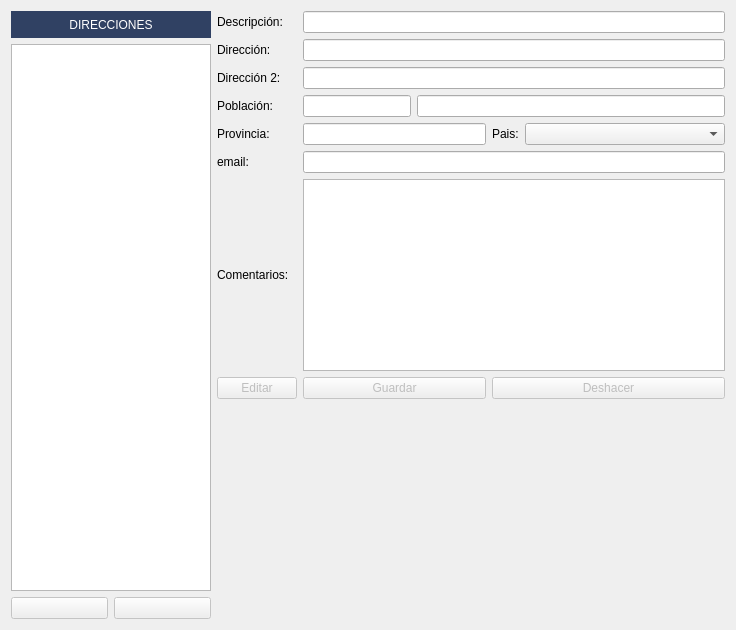
         <widget class="QWidget" name="tab_2">
          <property name="styleSheet">
           <string notr="true"/>
          </property>
          <attribute name="title">
           <string>direcciones alternativas</string>
          </attribute>
          <layout class="QGridLayout" name="gridLayout">
           <item row="1" column="0" rowspan="2" colspan="2">
            <widget class="QListView" name="lista_direccionesAlternativas">
             <property name="maximumSize">
              <size>
               <width>200</width>
               <height>16777215</height>
              </size>
             </property>
             <property name="alternatingRowColors">
              <bool>true</bool>
             </property>
             <property name="selectionBehavior">
              <enum>QAbstractItemView::SelectRows</enum>
             </property>
            </widget>
           </item>
           <item row="3" column="1">
            <widget class="QPushButton" name="btnBorrardireccion">
             <property name="enabled">
              <bool>false</bool>
             </property>
             <property name="toolTip">
              <string>Borrar una dirección alternativa</string>
             </property>
             <property name="text">
              <string/>
             </property>
             <property name="icon">
              <iconset resource="../maya.qrc">
               <normaloff>:/Icons/PNG/Delete.png</normaloff>:/Icons/PNG/Delete.png</iconset>
             </property>
             <property name="iconSize">
              <size>
               <width>16</width>
               <height>16</height>
              </size>
             </property>
            </widget>
           </item>
           <item row="3" column="0">
            <widget class="QPushButton" name="btnAnadirdireccion">
             <property name="enabled">
              <bool>false</bool>
             </property>
             <property name="toolTip">
              <string>Añadir nueva dirección alternativa</string>
             </property>
             <property name="text">
              <string/>
             </property>
             <property name="icon">
              <iconset resource="../maya.qrc">
               <normaloff>:/Icons/PNG/add.png</normaloff>:/Icons/PNG/add.png</iconset>
             </property>
             <property name="iconSize">
              <size>
               <width>16</width>
               <height>16</height>
              </size>
             </property>
            </widget>
           </item>
           <item row="2" column="2">
            <spacer name="verticalSpacer">
             <property name="orientation">
              <enum>Qt::Vertical</enum>
             </property>
             <property name="sizeHint" stdset="0">
              <size>
               <width>20</width>
               <height>40</height>
              </size>
             </property>
            </spacer>
           </item>
           <item row="0" column="2" rowspan="2">
            <layout class="QGridLayout" name="gridLayout_4">
             <item row="5" column="1" colspan="4">
              <widget class="QLineEdit" name="txtemail_alternativa"/>
             </item>
             <item row="2" column="1" colspan="4">
              <widget class="QLineEdit" name="txtdireccion1Alternativa2"/>
             </item>
             <item row="1" column="1" colspan="4">
              <widget class="QLineEdit" name="txtdireccion1Alternativa1"/>
             </item>
             <item row="1" column="0">
              <widget class="QLabel" name="label_27">
               <property name="text">
                <string>Dirección:</string>
               </property>
              </widget>
             </item>
             <item row="3" column="1" colspan="4">
              <layout class="QHBoxLayout" name="horizontalLayout_13">
               <item>
                <widget class="QLineEdit" name="txtcpPoblacionAlternativa">
                 <property name="sizePolicy">
                  <sizepolicy hsizetype="Fixed" vsizetype="Fixed">
                   <horstretch>0</horstretch>
                   <verstretch>0</verstretch>
                  </sizepolicy>
                 </property>
                </widget>
               </item>
               <item>
                <widget class="QLineEdit" name="txtpoblacionAlternativa"/>
               </item>
              </layout>
             </item>
             <item row="5" column="0">
              <widget class="QLabel" name="label_64">
               <property name="text">
                <string>email:</string>
               </property>
              </widget>
             </item>
             <item row="4" column="2">
              <widget class="QLabel" name="label_31">
               <property name="text">
                <string>Pais:</string>
               </property>
              </widget>
             </item>
             <item row="4" column="0">
              <widget class="QLabel" name="label_30">
               <property name="text">
                <string>Provincia:</string>
               </property>
              </widget>
             </item>
             <item row="2" column="0">
              <widget class="QLabel" name="label_28">
               <property name="text">
                <string>Dirección 2:</string>
               </property>
              </widget>
             </item>
             <item row="4" column="1">
              <widget class="QLineEdit" name="txtprovinciaAlternativa"/>
             </item>
             <item row="0" column="0">
              <widget class="QLabel" name="label_6">
               <property name="text">
                <string>Descripción:</string>
               </property>
              </widget>
             </item>
             <item row="3" column="0">
              <widget class="QLabel" name="label_29">
               <property name="text">
                <string>Población:</string>
               </property>
              </widget>
             </item>
             <item row="4" column="3" colspan="2">
              <widget class="QComboBox" name="cbopaisAlternativa">
               <property name="minimumSize">
                <size>
                 <width>200</width>
                 <height>0</height>
                </size>
               </property>
              </widget>
             </item>
             <item row="7" column="1">
              <widget class="QPushButton" name="btnGuardardireccionAlternativa">
               <property name="enabled">
                <bool>false</bool>
               </property>
               <property name="text">
                <string>Guardar</string>
               </property>
               <property name="icon">
                <iconset resource="../maya.qrc">
                 <normaloff>:/Icons/PNG/Save.png</normaloff>:/Icons/PNG/Save.png</iconset>
               </property>
              </widget>
             </item>
             <item row="7" column="2" colspan="3">
              <widget class="QPushButton" name="btnDeshacerdireccionAlternativa">
               <property name="enabled">
                <bool>false</bool>
               </property>
               <property name="text">
                <string>Deshacer</string>
               </property>
               <property name="icon">
                <iconset resource="../maya.qrc">
                 <normaloff>:/Icons/PNG/undo.png</normaloff>:/Icons/PNG/undo.png</iconset>
               </property>
              </widget>
             </item>
             <item row="7" column="0">
              <widget class="QPushButton" name="btnEditardireccionAlternativa">
               <property name="enabled">
                <bool>false</bool>
               </property>
               <property name="text">
                <string>Editar</string>
               </property>
               <property name="icon">
                <iconset resource="../maya.qrc">
                 <normaloff>:/Icons/PNG/edit.png</normaloff>:/Icons/PNG/edit.png</iconset>
               </property>
              </widget>
             </item>
             <item row="6" column="0">
              <widget class="QLabel" name="label_86">
               <property name="text">
                <string>Comentarios:</string>
               </property>
              </widget>
             </item>
             <item row="6" column="1" colspan="4">
              <widget class="QTextEdit" name="txtcomentarios_alternativa"/>
             </item>
             <item row="0" column="1" colspan="4">
              <widget class="QLineEdit" name="txtdescripcion_direccion"/>
             </item>
            </layout>
           </item>
           <item row="0" column="0" colspan="2">
            <widget class="QLabel" name="label_7">
             <property name="maximumSize">
              <size>
               <width>16777215</width>
               <height>27</height>
              </size>
             </property>
             <property name="styleSheet">
              <string notr="true">background: #304163;
color: rgb(255,255,255);</string>
             </property>
             <property name="text">
              <string>DIRECCIONES</string>
             </property>
             <property name="alignment">
              <set>Qt::AlignCenter</set>
             </property>
            </widget>
           </item>
          </layout>
         </widget>
